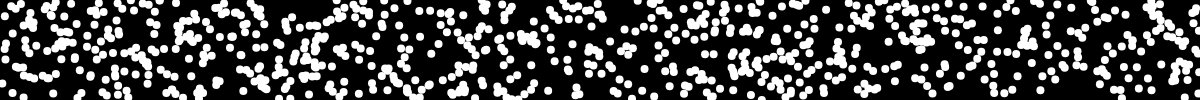
Frame 1 (no input)
Frame 60 (no input): identical to frame 1, image omitted
Frame 120 (the mouse pressed at the canvas centre since frame 60): identical to frame 1, image omitted

The p5.js sketch that drew this single still picture (run headless with seeded random() and noise() and a simulated clock; from frame 60 on, the mouse is pressed at the canvas centre):

// p5.js sketch
// ── sketch.js
var stars = [];

function setup(){
  body = document.querySelector('body');
  createCanvas(body.offsetWidth,body.offsetHeight);

  for (let i=0;i<800;i++){
   stars[i] = new Star();
  }
}

function draw(){
  background(0);

  for(star of stars){
    star.update();
    star.show();
  }
}

// ── Star.js
class Star {
  constructor(){
    this.x = random(0,width);
    this.y = random(0,height);
    this.z = random(0,width);
  }

  update(){

  }

  show(){
    fill(255);
    noStroke();
    ellipse(this.x,this.y,8,8);
  }

}

// ── main.css
body {
  height: 100vh;
  width: 100%;
  padding: 0; 
  margin: 0;
} 

canvas {
  vertical-align: top;
} 

.brand {
  position: absolute;
  top: 50%;
  left: 50%;
  transform: translate(-50%, -50%);
  z-index: 2;
}

.brand h1 {
  display: block;
  text-align: center;
  font-size: 90px;
  margin: 0;
  padding: 0;
  font-family: 'Staatliches', cursive;
  letter-spacing: 2px;
  color : white;
  position: relative;
  opacity: 0;
  animation-name: pop-down;
  animation-duration: 3s;
  animation-delay: 2s;
  animation-fill-mode: forwards;
}

.brand p {
  font-family: 'Press Start 2P', cursive;
  text-align: center;
  font-size: 30px;
  color : white;
  opacity: 0;
  animation-name: pop-up;
  animation-duration: 3s;
  animation-delay: 3s;
  animation-fill-mode: forwards;
}

@keyframes pop-down {
  0% {
    opacity: 0;
    bottom: 30px;
  }

  100% {
    opacity: 1;
    bottom: 0px;
  }
}

@keyframes pop-up {
  0% {
    opacity: 0;
    top: 30px;
  }

  100% {
    opacity: 1;
    top: 1px;
  }
}

@media only screen and (max-width:1020px){
  .brand p {
    font-size: 12px;
  }
    
}
